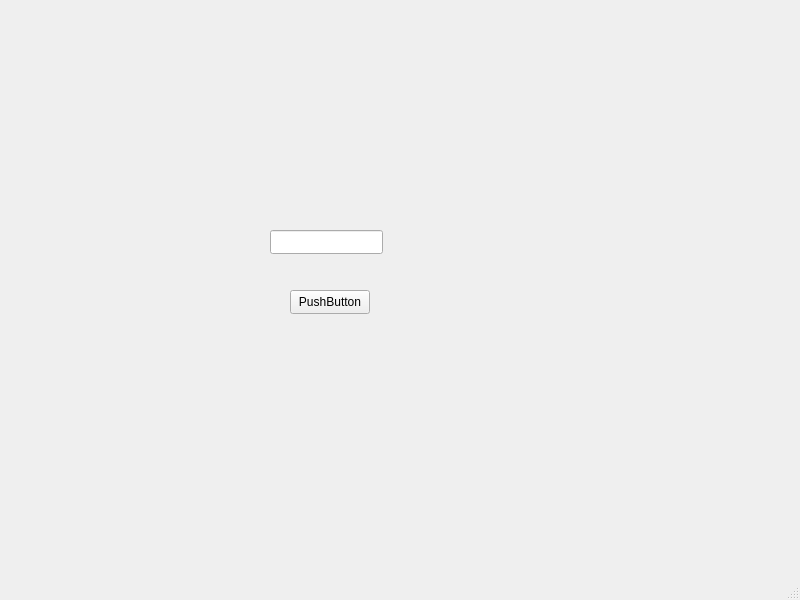
<?xml version="1.0" encoding="UTF-8"?>
<ui version="4.0">
 <class>MainWindow</class>
 <widget class="QMainWindow" name="MainWindow">
  <property name="geometry">
   <rect>
    <x>0</x>
    <y>0</y>
    <width>800</width>
    <height>600</height>
   </rect>
  </property>
  <property name="windowTitle">
   <string>MainWindow</string>
  </property>
  <widget class="QWidget" name="centralwidget">
   <widget class="QPushButton" name="pushButton">
    <property name="geometry">
     <rect>
      <x>290</x>
      <y>290</y>
      <width>80</width>
      <height>24</height>
     </rect>
    </property>
    <property name="text">
     <string>PushButton</string>
    </property>
   </widget>
   <widget class="QLineEdit" name="lineEdit">
    <property name="geometry">
     <rect>
      <x>270</x>
      <y>230</y>
      <width>113</width>
      <height>24</height>
     </rect>
    </property>
   </widget>
  </widget>
  <widget class="QMenuBar" name="menubar">
   <property name="geometry">
    <rect>
     <x>0</x>
     <y>0</y>
     <width>800</width>
     <height>21</height>
    </rect>
   </property>
  </widget>
  <widget class="QStatusBar" name="statusbar"/>
 </widget>
 <resources/>
 <connections/>
</ui>
